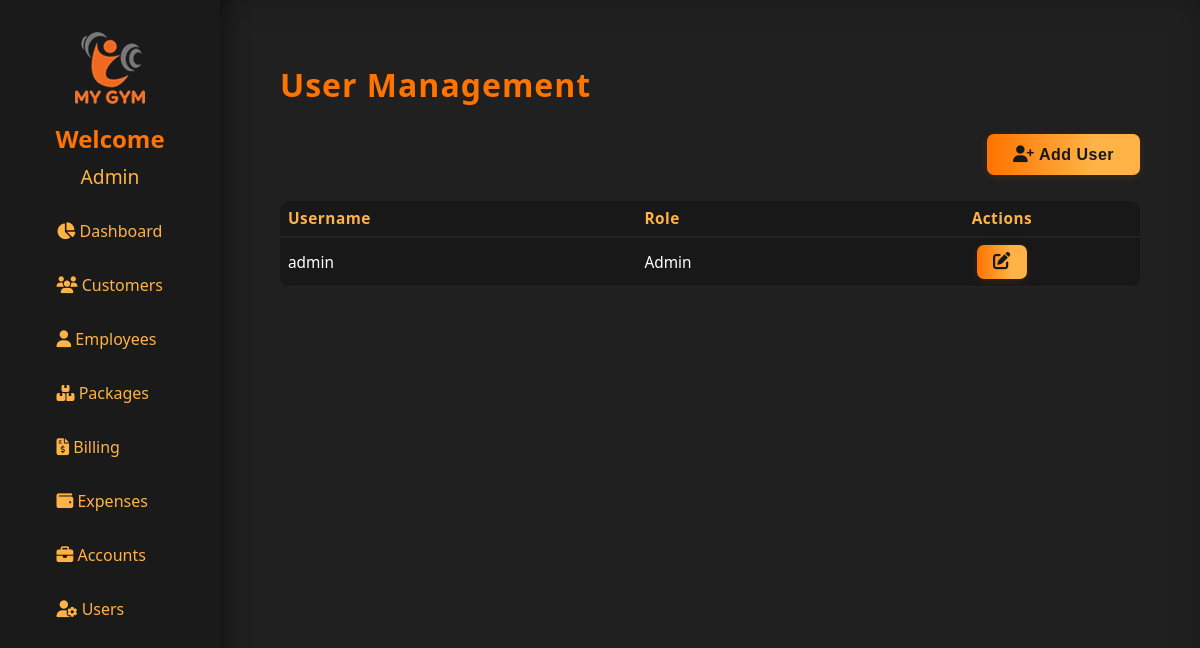
Screenshot of /users (signed in) with the database file from the repository.
### models.py (models this page shows, shortened)
class User(UserMixin, db.Model):
    id = db.Column(db.Integer, primary_key=True)
    username = db.Column(db.String(80), unique=True, nullable=False)
    password_hash = db.Column(db.String(128))
    thumb_id = db.Column(db.String(100))
    role_id = db.Column(db.String(100))
    created_at = db.Column(db.DateTime, default=datetime.utcnow)
    updated_at = db.Column(db.DateTime, default=datetime.utcnow, onupdate=datetime.utcnow)

### app.py (the view)
@app.route('/users')
def users():
    all_users = User.query.all()
    return render_template('user_management.html', users=all_users)

### app.py (called while the page is built)
@login_manager.user_loader
def load_user(user_id):
    return db.session.get(User, int(user_id))

### templates/user_management.html (shortened to what this page needs)
{% extends "base.html" %}
{% block content %}
<h1 class="page-title">User Management</h1>
<div class="customers-header">
    <button class="leet-btn" style="width:auto; padding:12px 26px; font-size:1em;" onclick="openAddUserModal()">
        <i class="fa fa-user-plus"></i> Add User
    </button>
</div>
<table class="customers-table">
  <thead>
    <tr>
      <th>Username</th>
      <th>Role</th>
      <th style="text-align:center;">Actions</th>
    </tr>
  </thead>
  <tbody>
    {% for u in users %}
    <tr>
      <td>{{ u.username }}</td>
      <td>{% if u.role_id == '1' %}Admin{% else %}User{% endif %}</td>
      <td>
        <div style="display:flex; justify-content:center; gap:10px;">
          <button class="leet-btn" style="width:50px; height:34px; padding:6px 2px;"
                  title="Edit User"
                  onclick="openEditUserModal({{ u.id }}, '{{ u.username }}', '{{ u.role_id }}')">
            <i class="fa fa-edit"></i>
          </button>
        </div>
      </td>
    </tr>
    {% else %}
    <tr>
      <td colspan="3" style="text-align:center;">No users found.</td>
    </tr>
    {% endfor %}
</tbody>
</table>
{% endblock %}

### templates/base.html (shortened to what this page needs)
<!DOCTYPE html>
<html lang="en">
<head>
    <link rel="stylesheet" href="{{ url_for('static', filename='style.css') }}">
    <link rel="stylesheet" href="https://cdnjs.cloudflare.com/ajax/libs/font-awesome/6.4.2/css/all.min.css">
</head>
<body>
    {% if not hide_sidebar %}
    <div class="sidebar">
        <img src="{{ url_for('static', filename='logo.png') }}" class="logo-center"/>
        <div class="sidebar-user">
            {% if current_user.is_authenticated %}
                <div style="font-size: 1.5em; color: #ff7300; font-weight: 600;">Welcome</div>
                {% if current_user.username|length > 12 %}
                    <div style="font-size: 1.2em;color: #ffb347;margin-top: 8px;word-break: break-word;text-align: center;"
                        title="{{ current_user.username|capitalize }}">
                        {{ current_user.username[:12]|capitalize }}&hellip;
                    </div>
                {% else %}
                    <div style="font-size: 1.2em;color: #ffb347;margin-top: 8px;word-break: break-word;text-align: center;">
                        {{ current_user.username|capitalize }}
                    </div>
                {% endif %}
            {% else %}
                <div style="font-size: 1.5em; color: #ff7300; font-weight: 600;">Welcome to My Gym</div>
            {% endif %}
        </div>
        <div class="sidebar-nav-scroll scroll-hidden" style="height: 450px;">
            <ul>
                <li><a href="/"><i class="fa fa-chart-pie"></i> Dashboard</a></li>
                <li><a href="/customers"><i class="fa fa-users"></i> Customers</a></li>
                {% if current_user.role_id == '1' %}
                    <li>
                        <a href="{{ url_for('employees') }}">
                            <i class="fa fa-user"></i> Employees
                        </a>
                    </li>
                {% endif %}
                <li>
                    <a href="{{ url_for('packages') }}">
                        <i class="fa-solid fa-boxes-stacked"></i> Packages
                    </a>
                </li>
                <li><a href="/billing"><i class="fa fa-file-invoice-dollar"></i> Billing</a></li>
                <li><a href="/expenses"><i class="fa fa-wallet"></i> Expenses</a></li>
                {% if current_user.role_id == '1' %}
                <li><a href="/accounts"><i class="fa fa-briefcase"></i> Accounts</a></li>
                {% endif %}
                {% if current_user.role_id == '1' %}
                <li><a href="/users"><i class="fa fa-user-cog"></i> Users</a></li>
                {% endif %}
                <li><a href="/attendance"> Attendance</a></li>
            </ul>
        </div>
    </div>
    {% endif %}
    <div class="main-content{% if hide_sidebar %} no-sidebar{% endif %}">
        {% block content %}{% endblock %}
    </div>
</body>
</html>

### static/style.css (style rules this page uses)
body { margin: 0; font-family: 'Segoe UI', Arial, sans-serif; background: #181818; color: #fff; }
.leet-btn { background: linear-gradient(90deg, #ff7300, #ffb347 70%); color: #181818; border: none; font-size: 1.01em; font-weight: 600; padding: 14px 0; width: 100%; margin-top: 0px; border-radius: 7px; cursor: pointer; box-shadow: 0 2px 8px rgba(255,115,0,0.13); letter-spacing: 0.5px; transition: background 0.15s, color 0.15s; }
.sidebar { position: fixed; left: 0; top: 0; width: 220px; height: 100%; background: #1a1a1a; padding: 32px 0 0 0; box-shadow: 2px 0 24px #0006; display: flex; flex-direction: column; align-items: center; z-index: 100; }
.logo-center { display: block; margin: 0 auto 18px auto; max-width: 90px; }
.sidebar ul { list-style: none; padding: 0; width: 100%; }
.sidebar ul li { margin: 0; width: 100%; }
.scroll-hidden { overflow-y: auto; scrollbar-width: none; -ms-overflow-style: none; }
.sidebar ul li a { display: block; color: #ffb347; padding: 14px 36px; font-size: 1em; text-decoration: none; border-radius: 0 20px 20px 0; transition: background 0.18s, color 0.18s; margin-bottom: 4px; }
.main-content { margin-left: 220px; padding: 42px 5vw 32px 5vw; min-height: 100vh; background: #202020; box-shadow: 0 0 32px #0003 inset; border-radius: 18px 0 0 0; }
body, .main-content, .login-container { animation: fadein 0.7s; }
.customers-header { display: flex; justify-content: flex-end; align-items: center; margin-bottom: 18px; }
.customers-table { width: 100%; border-collapse: collapse; color: #fff; background: transparent; font-size: 0.97em; }
.customers-table th, .customers-table td { padding-top: 12px; padding-bottom: 12px; }
.customers-table { width: 100%; border-collapse: collapse; background: #181818; margin-bottom: 20px; border-radius: 10px; overflow: hidden; }
.customers-table th, .customers-table td { padding: 14px 10px; text-align: center; border-bottom: 1px solid #232323; font-size: 1em; }
.customers-table th { background: #232323; color: #ffb347; font-weight: 600; letter-spacing: 0.5px; border-bottom: 2px solid #ff7300; }
.customers-table tbody tr:last-child td { border-bottom: none; }
.customers-table th, .customers-table td { padding: 14px 18px; text-align: left; }
.customers-table th { background: #181818; color: #ffb347; font-weight: 600; letter-spacing: 0.5px; border-bottom: 2px solid #222; }
.customers-table tr { border-bottom: 1.5px solid #252525; transition: background 0.15s; }
.leet-btn { background: linear-gradient(90deg, #ff7300, #ffb347 70%); color: #181818; border: none; font-size: 1.1em; font-weight: 600; padding: 13px 0; width: 100%; border-radius: 7px; cursor: pointer; margin-top: 0px; box-shadow: 0 2px 8px rgba(255,115,0,0.13); letter-spacing: 0.5px; transition: background 0.15s, color 0.15s; }
.page-title { color: #ff7300; letter-spacing: 1px; margin-bottom: 28px; font-weight: 700; }
.fa { font-size: 1.05em; }
.customers-table th, .customers-table td { padding: 7px 8px; font-size: 0.99em; vertical-align: middle; }
.customers-header { display: flex; justify-content: space-between; align-items: center; margin-bottom: 26px; gap: 18px; }
.leet-btn { height: 41px; font-size: 1.08em; }

### rows the page displays
User: username "Admin", username "admin", role_id "Admin"
